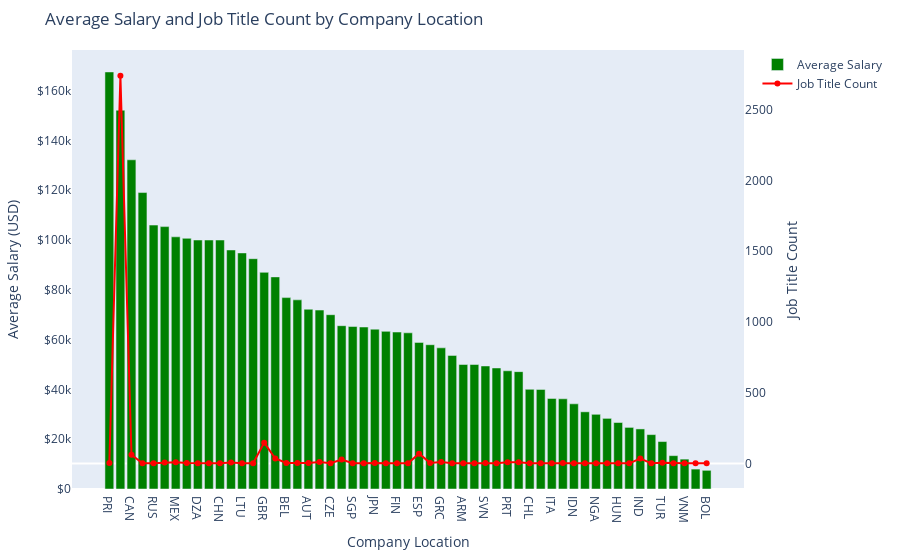

The code cell stored with this chart in its notebook:
### Code cell
grouped_data = top_jobs_df.groupby('company_location').agg({'salary_in_usd': 'mean', 'job_title': 'count'}).reset_index()

# Sort the data by average salary in descending order
sorted_data = grouped_data.sort_values('salary_in_usd', ascending=False)

fig = go.Figure()

# Add the bar trace for average salary
fig.add_trace(go.Bar(
    x=sorted_data['company_location'],
    y=sorted_data['salary_in_usd'],
    name='Average Salary',
    marker_color='green',
    yaxis='y1'
))

# Add the line trace for job title count
fig.add_trace(go.Scatter(
    x=sorted_data['company_location'],
    y=sorted_data['job_title'],
    mode='lines+markers',
    name='Job Title Count',
    marker_color='red',
    yaxis='y2'
))

fig.update_layout(
    title='Average Salary and Job Title Count by Company Location',
    xaxis_title='Company Location',
    yaxis=dict(title='Average Salary (USD)', tickprefix='$', side='left', showgrid=False),
    yaxis2=dict(title='Job Title Count', side='right', overlaying='y', showgrid=False),
    margin=dict(l=50, r=50, t=50, b=50),
    barmode='group',
    showlegend=True
)

fig.show()

### Figure 1 — Plotly figure (JSON) as saved in the notebook; plotly's stock layout.template omitted (floating-point values rounded to 4 significant figures)
{"data": [{"marker": {"color": "green"}, "name": "Average Salary", "type": "bar", "x": ["PRI", "USA", "CAN", "ISR", "RUS", "IRL", "MEX", "CHE", "DZA", "IRN", "CHN", "AUS", "LTU", "ARE", "GBR", "DEU", "BEL", "HRV", "AUT", "NLD", "CZE", "FRA", "SGP", "HKG", "JPN", "EST", "FIN", "LUX", "ESP", "LVA", "GRC", "ROU", "ARM", "PHL", "SVN", "CAF", "PRT", "BRA", "CHL", "MYS", "ITA", "POL", "IDN", "ARG", "NGA", "MLT", "HUN", "THA", "IND", "COL", "TUR", "UKR", "VNM", "PAK", "BOL"], "y": [167500, 152100.0, 132200.0, 119059, 106000, 105400.0, 101279, 100682, 100000, 100000, 100000, 96010.0, 94812, 92500, 87010.0, 85190.0, 76860.0, 75970.0, 72210.0, 71870.0, 69999, 65590.0, 65257, 65062, 64191, 63312, 63040, 62726, 58890.0, 57950.0, 56700.0, 53654, 50000, 50000, 49410.0, 48609, 47470.0, 47140.0, 40038, 40000, 36370.0, 36230.0, 34208, 31000, 30000, 28369, 26710.0, 24740, 24130.0, 21844, 19058, 13400, 12000, 8000, 7500], "yaxis": "y"}, {"marker": {"color": "red"}, "mode": "lines+markers", "name": "Job Title Count", "type": "scatter", "x": ["PRI", "USA", "CAN", "ISR", "RUS", "IRL", "MEX", "CHE", "DZA", "IRN", "CHN", "AUS", "LTU", "ARE", "GBR", "DEU", "BEL", "HRV", "AUT", "NLD", "CZE", "FRA", "SGP", "HKG", "JPN", "EST", "FIN", "LUX", "ESP", "LVA", "GRC", "ROU", "ARM", "PHL", "SVN", "CAF", "PRT", "BRA", "CHL", "MYS", "ITA", "POL", "IDN", "ARG", "NGA", "MLT", "HUN", "THA", "IND", "COL", "TUR", "UKR", "VNM", "PAK", "BOL"], "y": [4, 2741, 62, 1, 1, 6, 9, 4, 1, 1, 1, 7, 2, 2, 147, 35, 4, 3, 4, 11, 1, 27, 1, 1, 4, 1, 1, 1, 69, 4, 10, 1, 1, 1, 3, 2, 9, 9, 1, 1, 2, 3, 2, 2, 2, 1, 2, 1, 35, 1, 5, 1, 1, 1, 1], "yaxis": "y2"}], "layout": {"barmode": "group", "margin": {"b": 50, "l": 50, "r": 50, "t": 50}, "showlegend": true, "title": {"text": "Average Salary and Job Title Count by Company Location"}, "xaxis": {"title": {"text": "Company Location"}}, "yaxis": {"showgrid": false, "side": "left", "tickprefix": "$", "title": {"text": "Average Salary (USD)"}}, "yaxis2": {"overlaying": "y", "showgrid": false, "side": "right", "title": {"text": "Job Title Count"}}}}
